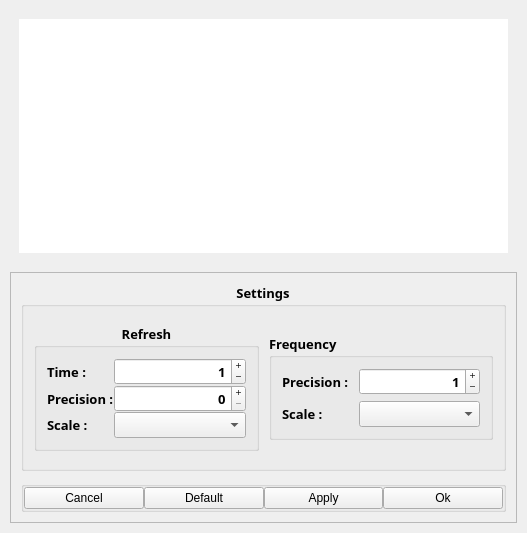
<?xml version="1.0" encoding="UTF-8"?>
<ui version="4.0">
 <class>wgtPkgTree</class>
 <widget class="QWidget" name="wgtPkgTree">
  <property name="geometry">
   <rect>
    <x>0</x>
    <y>0</y>
    <width>527</width>
    <height>533</height>
   </rect>
  </property>
  <property name="sizePolicy">
   <sizepolicy hsizetype="Maximum" vsizetype="MinimumExpanding">
    <horstretch>0</horstretch>
    <verstretch>0</verstretch>
   </sizepolicy>
  </property>
  <property name="minimumSize">
   <size>
    <width>527</width>
    <height>325</height>
   </size>
  </property>
  <property name="windowTitle">
   <string>wgtPkgTree</string>
  </property>
  <layout class="QVBoxLayout" name="v_wgtPkgTree">
   <property name="spacing">
    <number>10</number>
   </property>
   <property name="leftMargin">
    <number>10</number>
   </property>
   <property name="topMargin">
    <number>10</number>
   </property>
   <property name="rightMargin">
    <number>10</number>
   </property>
   <property name="bottomMargin">
    <number>10</number>
   </property>
   <item>
    <widget class="QFrame" name="frmPkgTreeDisp">
     <layout class="QVBoxLayout" name="verticalLayout">
      <item>
       <widget class="QTreeWidget" name="treeWidget">
        <property name="frameShape">
         <enum>QFrame::NoFrame</enum>
        </property>
        <property name="frameShadow">
         <enum>QFrame::Plain</enum>
        </property>
        <property name="verticalScrollBarPolicy">
         <enum>Qt::ScrollBarAlwaysOff</enum>
        </property>
        <property name="horizontalScrollBarPolicy">
         <enum>Qt::ScrollBarAlwaysOff</enum>
        </property>
        <property name="autoScroll">
         <bool>false</bool>
        </property>
        <property name="tabKeyNavigation">
         <bool>true</bool>
        </property>
        <property name="showDropIndicator" stdset="0">
         <bool>false</bool>
        </property>
        <property name="alternatingRowColors">
         <bool>true</bool>
        </property>
        <property name="selectionMode">
         <enum>QAbstractItemView::MultiSelection</enum>
        </property>
        <property name="columnCount">
         <number>5</number>
        </property>
        <attribute name="headerVisible">
         <bool>false</bool>
        </attribute>
        <attribute name="headerStretchLastSection">
         <bool>false</bool>
        </attribute>
        <column>
         <property name="text">
          <string notr="true">1</string>
         </property>
        </column>
        <column>
         <property name="text">
          <string notr="true">2</string>
         </property>
        </column>
        <column>
         <property name="text">
          <string notr="true">3</string>
         </property>
        </column>
        <column>
         <property name="text">
          <string notr="true">4</string>
         </property>
        </column>
        <column>
         <property name="text">
          <string notr="true">5</string>
         </property>
        </column>
       </widget>
      </item>
     </layout>
    </widget>
   </item>
   <item>
    <widget class="QFrame" name="frmPkgTreeConf">
     <property name="autoFillBackground">
      <bool>false</bool>
     </property>
     <property name="frameShape">
      <enum>QFrame::StyledPanel</enum>
     </property>
     <property name="frameShadow">
      <enum>QFrame::Plain</enum>
     </property>
     <property name="midLineWidth">
      <number>1</number>
     </property>
     <layout class="QVBoxLayout" name="verticalLayout_2">
      <property name="spacing">
       <number>10</number>
      </property>
      <property name="leftMargin">
       <number>10</number>
      </property>
      <property name="topMargin">
       <number>10</number>
      </property>
      <property name="rightMargin">
       <number>10</number>
      </property>
      <property name="bottomMargin">
       <number>10</number>
      </property>
      <item>
       <widget class="QGroupBox" name="grpConf">
        <property name="sizePolicy">
         <sizepolicy hsizetype="MinimumExpanding" vsizetype="MinimumExpanding">
          <horstretch>0</horstretch>
          <verstretch>0</verstretch>
         </sizepolicy>
        </property>
        <property name="font">
         <font>
          <family>Ableton Sans Small</family>
          <pointsize>10</pointsize>
          <weight>75</weight>
          <bold>true</bold>
         </font>
        </property>
        <property name="autoFillBackground">
         <bool>true</bool>
        </property>
        <property name="title">
         <string>Settings</string>
        </property>
        <property name="alignment">
         <set>Qt::AlignHCenter|Qt::AlignTop</set>
        </property>
        <property name="flat">
         <bool>true</bool>
        </property>
        <property name="checkable">
         <bool>false</bool>
        </property>
        <layout class="QHBoxLayout" name="horizontalLayout_2">
         <property name="spacing">
          <number>10</number>
         </property>
         <property name="leftMargin">
          <number>10</number>
         </property>
         <property name="topMargin">
          <number>10</number>
         </property>
         <property name="rightMargin">
          <number>10</number>
         </property>
         <property name="bottomMargin">
          <number>10</number>
         </property>
         <item>
          <widget class="QGroupBox" name="grpRefresh">
           <property name="sizePolicy">
            <sizepolicy hsizetype="MinimumExpanding" vsizetype="Maximum">
             <horstretch>0</horstretch>
             <verstretch>0</verstretch>
            </sizepolicy>
           </property>
           <property name="title">
            <string>Refresh</string>
           </property>
           <property name="alignment">
            <set>Qt::AlignHCenter|Qt::AlignTop</set>
           </property>
           <property name="flat">
            <bool>false</bool>
           </property>
           <layout class="QFormLayout" name="formLayout_2">
            <property name="horizontalSpacing">
             <number>0</number>
            </property>
            <property name="verticalSpacing">
             <number>0</number>
            </property>
            <property name="leftMargin">
             <number>10</number>
            </property>
            <property name="topMargin">
             <number>10</number>
            </property>
            <property name="rightMargin">
             <number>10</number>
            </property>
            <property name="bottomMargin">
             <number>10</number>
            </property>
            <item row="0" column="0">
             <widget class="QLabel" name="lblRefresh">
              <property name="sizePolicy">
               <sizepolicy hsizetype="MinimumExpanding" vsizetype="Minimum">
                <horstretch>1</horstretch>
                <verstretch>0</verstretch>
               </sizepolicy>
              </property>
              <property name="minimumSize">
               <size>
                <width>0</width>
                <height>10</height>
               </size>
              </property>
              <property name="autoFillBackground">
               <bool>false</bool>
              </property>
              <property name="text">
               <string>Time :</string>
              </property>
             </widget>
            </item>
            <item row="0" column="1">
             <widget class="QDoubleSpinBox" name="spnUpdatePeriod">
              <property name="sizePolicy">
               <sizepolicy hsizetype="MinimumExpanding" vsizetype="Minimum">
                <horstretch>1</horstretch>
                <verstretch>0</verstretch>
               </sizepolicy>
              </property>
              <property name="minimumSize">
               <size>
                <width>0</width>
                <height>10</height>
               </size>
              </property>
              <property name="cursor">
               <cursorShape>ArrowCursor</cursorShape>
              </property>
              <property name="mouseTracking">
               <bool>true</bool>
              </property>
              <property name="autoFillBackground">
               <bool>false</bool>
              </property>
              <property name="wrapping">
               <bool>false</bool>
              </property>
              <property name="frame">
               <bool>true</bool>
              </property>
              <property name="alignment">
               <set>Qt::AlignRight|Qt::AlignTrailing|Qt::AlignVCenter</set>
              </property>
              <property name="buttonSymbols">
               <enum>QAbstractSpinBox::PlusMinus</enum>
              </property>
              <property name="accelerated">
               <bool>true</bool>
              </property>
              <property name="showGroupSeparator" stdset="0">
               <bool>false</bool>
              </property>
              <property name="suffix">
               <string/>
              </property>
              <property name="decimals">
               <number>0</number>
              </property>
              <property name="minimum">
               <double>0.000000000000000</double>
              </property>
              <property name="maximum">
               <double>60.000000000000000</double>
              </property>
              <property name="singleStep">
               <double>1.000000000000000</double>
              </property>
              <property name="stepType">
               <enum>QAbstractSpinBox::DefaultStepType</enum>
              </property>
              <property name="value">
               <double>1.000000000000000</double>
              </property>
             </widget>
            </item>
            <item row="2" column="0">
             <widget class="QLabel" name="lblRefresh_2">
              <property name="sizePolicy">
               <sizepolicy hsizetype="MinimumExpanding" vsizetype="Minimum">
                <horstretch>1</horstretch>
                <verstretch>0</verstretch>
               </sizepolicy>
              </property>
              <property name="minimumSize">
               <size>
                <width>0</width>
                <height>10</height>
               </size>
              </property>
              <property name="font">
               <font>
                <family>Ableton Sans Small</family>
                <pointsize>10</pointsize>
                <weight>75</weight>
                <bold>true</bold>
               </font>
              </property>
              <property name="autoFillBackground">
               <bool>false</bool>
              </property>
              <property name="text">
               <string>Scale :</string>
              </property>
             </widget>
            </item>
            <item row="2" column="1">
             <widget class="QComboBox" name="comboBox">
              <property name="sizePolicy">
               <sizepolicy hsizetype="MinimumExpanding" vsizetype="Minimum">
                <horstretch>1</horstretch>
                <verstretch>0</verstretch>
               </sizepolicy>
              </property>
              <property name="minimumSize">
               <size>
                <width>0</width>
                <height>10</height>
               </size>
              </property>
              <property name="font">
               <font>
                <family>Ableton Sans Small</family>
                <pointsize>10</pointsize>
                <weight>75</weight>
                <bold>true</bold>
               </font>
              </property>
              <property name="autoFillBackground">
               <bool>false</bool>
              </property>
              <property name="frame">
               <bool>true</bool>
              </property>
              <property name="modelColumn">
               <number>0</number>
              </property>
             </widget>
            </item>
            <item row="1" column="1">
             <widget class="QSpinBox" name="spinBox">
              <property name="sizePolicy">
               <sizepolicy hsizetype="MinimumExpanding" vsizetype="Minimum">
                <horstretch>0</horstretch>
                <verstretch>0</verstretch>
               </sizepolicy>
              </property>
              <property name="minimumSize">
               <size>
                <width>0</width>
                <height>10</height>
               </size>
              </property>
              <property name="autoFillBackground">
               <bool>false</bool>
              </property>
              <property name="frame">
               <bool>true</bool>
              </property>
              <property name="alignment">
               <set>Qt::AlignRight|Qt::AlignTrailing|Qt::AlignVCenter</set>
              </property>
              <property name="buttonSymbols">
               <enum>QAbstractSpinBox::PlusMinus</enum>
              </property>
              <property name="showGroupSeparator" stdset="0">
               <bool>false</bool>
              </property>
             </widget>
            </item>
            <item row="1" column="0">
             <widget class="QLabel" name="label">
              <property name="sizePolicy">
               <sizepolicy hsizetype="MinimumExpanding" vsizetype="Minimum">
                <horstretch>1</horstretch>
                <verstretch>0</verstretch>
               </sizepolicy>
              </property>
              <property name="minimumSize">
               <size>
                <width>0</width>
                <height>10</height>
               </size>
              </property>
              <property name="autoFillBackground">
               <bool>false</bool>
              </property>
              <property name="text">
               <string>Precision :</string>
              </property>
             </widget>
            </item>
           </layout>
          </widget>
         </item>
         <item>
          <widget class="QGroupBox" name="grpFreq">
           <property name="sizePolicy">
            <sizepolicy hsizetype="MinimumExpanding" vsizetype="Maximum">
             <horstretch>0</horstretch>
             <verstretch>0</verstretch>
            </sizepolicy>
           </property>
           <property name="title">
            <string>Frequency</string>
           </property>
           <property name="alignment">
            <set>Qt::AlignLeading|Qt::AlignLeft|Qt::AlignTop</set>
           </property>
           <layout class="QFormLayout" name="formLayout">
            <property name="horizontalSpacing">
             <number>10</number>
            </property>
            <property name="leftMargin">
             <number>10</number>
            </property>
            <property name="topMargin">
             <number>10</number>
            </property>
            <property name="rightMargin">
             <number>10</number>
            </property>
            <property name="bottomMargin">
             <number>10</number>
            </property>
            <item row="0" column="0">
             <widget class="QLabel" name="lblDigits">
              <property name="sizePolicy">
               <sizepolicy hsizetype="Preferred" vsizetype="MinimumExpanding">
                <horstretch>1</horstretch>
                <verstretch>0</verstretch>
               </sizepolicy>
              </property>
              <property name="minimumSize">
               <size>
                <width>0</width>
                <height>10</height>
               </size>
              </property>
              <property name="autoFillBackground">
               <bool>false</bool>
              </property>
              <property name="text">
               <string>Precision :</string>
              </property>
             </widget>
            </item>
            <item row="0" column="1">
             <widget class="QDoubleSpinBox" name="spnDigits">
              <property name="sizePolicy">
               <sizepolicy hsizetype="MinimumExpanding" vsizetype="MinimumExpanding">
                <horstretch>1</horstretch>
                <verstretch>0</verstretch>
               </sizepolicy>
              </property>
              <property name="minimumSize">
               <size>
                <width>0</width>
                <height>10</height>
               </size>
              </property>
              <property name="cursor">
               <cursorShape>ArrowCursor</cursorShape>
              </property>
              <property name="mouseTracking">
               <bool>true</bool>
              </property>
              <property name="autoFillBackground">
               <bool>false</bool>
              </property>
              <property name="frame">
               <bool>true</bool>
              </property>
              <property name="alignment">
               <set>Qt::AlignRight|Qt::AlignTrailing|Qt::AlignVCenter</set>
              </property>
              <property name="buttonSymbols">
               <enum>QAbstractSpinBox::PlusMinus</enum>
              </property>
              <property name="accelerated">
               <bool>true</bool>
              </property>
              <property name="showGroupSeparator" stdset="0">
               <bool>false</bool>
              </property>
              <property name="suffix">
               <string/>
              </property>
              <property name="decimals">
               <number>0</number>
              </property>
              <property name="minimum">
               <double>0.000000000000000</double>
              </property>
              <property name="maximum">
               <double>60.000000000000000</double>
              </property>
              <property name="singleStep">
               <double>1.000000000000000</double>
              </property>
              <property name="stepType">
               <enum>QAbstractSpinBox::DefaultStepType</enum>
              </property>
              <property name="value">
               <double>1.000000000000000</double>
              </property>
             </widget>
            </item>
            <item row="1" column="0">
             <widget class="QLabel" name="lblScale">
              <property name="sizePolicy">
               <sizepolicy hsizetype="MinimumExpanding" vsizetype="MinimumExpanding">
                <horstretch>1</horstretch>
                <verstretch>0</verstretch>
               </sizepolicy>
              </property>
              <property name="minimumSize">
               <size>
                <width>0</width>
                <height>10</height>
               </size>
              </property>
              <property name="font">
               <font>
                <family>Ableton Sans Small</family>
                <pointsize>10</pointsize>
                <weight>75</weight>
                <bold>true</bold>
               </font>
              </property>
              <property name="autoFillBackground">
               <bool>false</bool>
              </property>
              <property name="text">
               <string>Scale :</string>
              </property>
             </widget>
            </item>
            <item row="1" column="1">
             <widget class="QComboBox" name="cmbScale">
              <property name="sizePolicy">
               <sizepolicy hsizetype="MinimumExpanding" vsizetype="MinimumExpanding">
                <horstretch>1</horstretch>
                <verstretch>0</verstretch>
               </sizepolicy>
              </property>
              <property name="minimumSize">
               <size>
                <width>0</width>
                <height>10</height>
               </size>
              </property>
              <property name="font">
               <font>
                <family>Ableton Sans Small</family>
                <pointsize>10</pointsize>
                <weight>75</weight>
                <bold>true</bold>
               </font>
              </property>
              <property name="autoFillBackground">
               <bool>false</bool>
              </property>
              <property name="frame">
               <bool>true</bool>
              </property>
              <property name="modelColumn">
               <number>0</number>
              </property>
             </widget>
            </item>
           </layout>
          </widget>
         </item>
        </layout>
       </widget>
      </item>
      <item>
       <widget class="QGroupBox" name="grpCtrl">
        <property name="title">
         <string/>
        </property>
        <property name="flat">
         <bool>true</bool>
        </property>
        <layout class="QHBoxLayout" name="horizontalLayout">
         <property name="spacing">
          <number>0</number>
         </property>
         <property name="leftMargin">
          <number>0</number>
         </property>
         <property name="topMargin">
          <number>0</number>
         </property>
         <property name="rightMargin">
          <number>0</number>
         </property>
         <property name="bottomMargin">
          <number>0</number>
         </property>
         <item>
          <widget class="QPushButton" name="pushButton">
           <property name="text">
            <string>Cancel</string>
           </property>
          </widget>
         </item>
         <item>
          <widget class="QPushButton" name="pushButton_4">
           <property name="text">
            <string>Default</string>
           </property>
          </widget>
         </item>
         <item>
          <widget class="QPushButton" name="pushButton_3">
           <property name="text">
            <string>Apply</string>
           </property>
          </widget>
         </item>
         <item>
          <widget class="QPushButton" name="pushButton_2">
           <property name="text">
            <string>Ok</string>
           </property>
          </widget>
         </item>
        </layout>
       </widget>
      </item>
     </layout>
    </widget>
   </item>
  </layout>
 </widget>
 <resources/>
 <connections/>
</ui>
